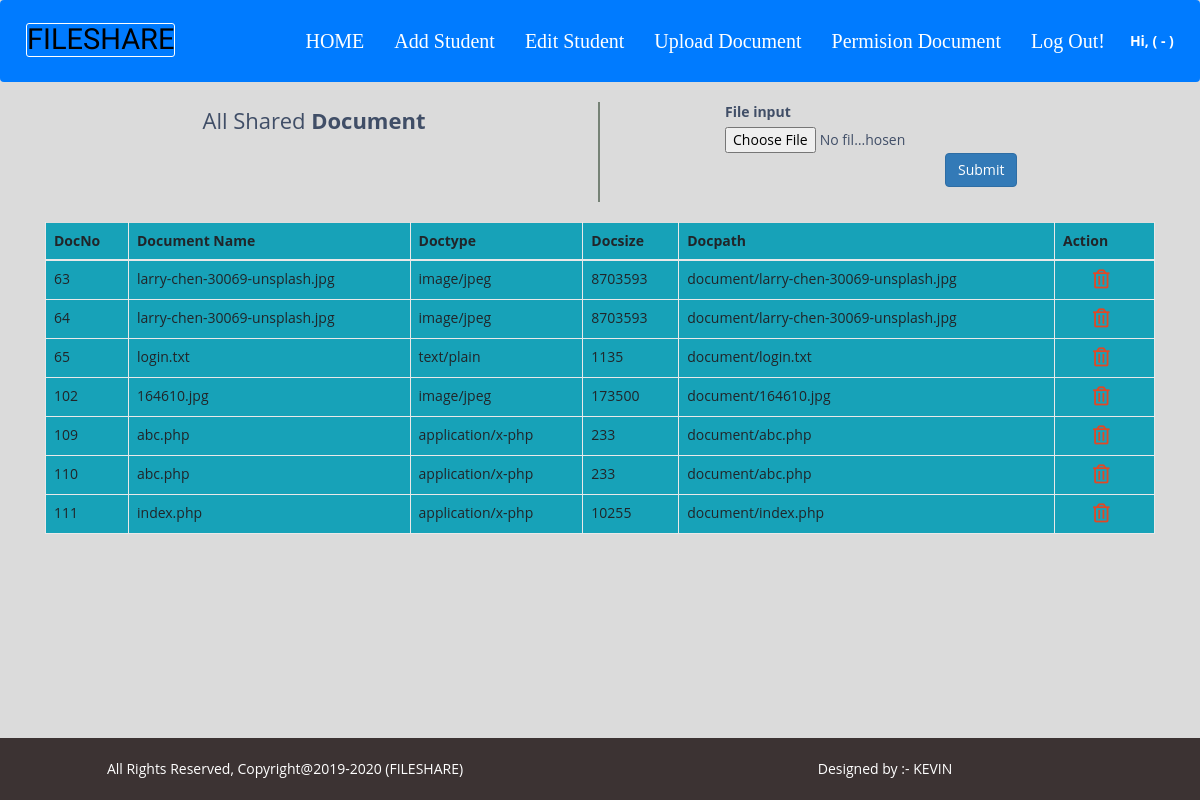
The app's page /User/Upload with its own data.
### tables this page shows
CREATE TABLE `document` (
  `ID` int(11) NOT NULL,
  `docname` varchar(50) NOT NULL,
  `docsize` int(100) NOT NULL,
  `doctype` varchar(50) NOT NULL,
  `docPath` varchar(100) NOT NULL,
  `UserID` int(100) NOT NULL,
  `name` varchar(100) NOT NULL,
  `course` varchar(100) NOT NULL,
  `Usertype` varchar(100) NOT NULL,
  `uploadDate` varchar(100) NOT NULL
);

### application/controllers/User.php (called while the page is built, shortened)
<?php
class User extends CI_controller{
public function __construct(){
		$this->load->library('session');
		$this->load->helper('url');
	}
public function Upload(){
	$listArray['user'] = $this->User_model->selectAll('document');
	$this->load->view('new/header');
	$this->load->view('new/upload',$listArray);
 	$this->load->view('new/footer');
}
}
?>

### index.php (called while the page is built, shortened)
<?php
require_once BASEPATH.'core/CodeIgniter.php';

### application/models/User_model.php (called while the page is built, shortened)
<?php
class User_model extends CI_model{
        public function selectAll($tableName){
        		return $users = $this->db->get("$tableName")->result_array();
         	}
        }
?>

### application/views/new/upload.php (the view, shortened to what this page needs)
<div class="container">
  <div class="">
    <div class="table-title">
      <div class="row">
        <div class="col-sm-6" style="border-right: 2px solid #768276; text-align: center;"><h2>All Shared <b>Document</b></h2></div>
        <form action="<?php echo base_url().'User/file'?>" method="POST" enctype = "multipart/form-data" >
        <div class="form-group col-sm-6" style="margin-left: 110px; " >
      <label for="exampleInputFile">File input</label>
      <input type="file" class="form-control-file" name="files" id="exampleInputFile" aria-describedby="fileHelp">
  <button type="submit" class="btn btn-primary " name="file" style="margin-top:0px; margin-left: 220px">Submit</button></form>
    </div>
      </div>
    </div>
    <table class="table table-bordered bg-info" style="margin-bottom: 63px; ">
      <thead>
        <tr>
          <th>DocNo</th>
          <th>Document Name</th>
          <th>Doctype</th>
          <th>Docsize</th>
          <th>Docpath</th>
          <th>Action</th>
        </tr>
      </thead>
      <tbody>
    <?php if (! empty($user)) { foreach ($user as $value) {?>
        <tr>
          <td><?php echo $value['ID'];?></td>
                    <td><?php echo $value['docname'];?></td>
                    <td><?php echo $value['doctype'];?></td>
                    <td><?php echo $value['docsize'];?></td>
                    <td><?php echo $value['docPath'];?></td>
          <td>  <a href="<?php base_url();?>deletedoc/<?php echo $value['ID'];?>" class="delete" title="Delete" data-toggle="tooltip" style="margin-left: 30px"><i class="far fa-trash-alt"></i></a>
          </td>
        </tr>
        <?php
        }}
        else {
          echo "no data";
         } ?>
      </tbody>
    </table>
  </div>
</body>
</html>

### application/views/new/header.php (shortened to what this page needs)
<!DOCTYPE html>
<html>
  <head>
    <link rel='stylesheet' href='https://use.fontawesome.com/releases/v5.7.0/css/all.css'>
    <link rel="stylesheet" href="<?php echo base_url();?>assets/css/bootstrap.css">
    <link rel="stylesheet" href="<?php echo base_url();?>assets/css/bootstrap.min.css">
    <link rel="stylesheet" href="<?php echo base_url();?>assets/style.css">
  </head>
  <body>
      <nav class="navbar navbar-expand-sm bg-primary navbar-dark " >
        <a class="navbar-brand" href="#" style="margin-bottom: 16px;"><h3 style="">FILESHARE</h3></a>
        <ul class="navbar-nav" >
          <li class="nav-item" style="margin-left: 100px">
            <a class="nav-link" href="<?php echo base_url();?>User/index">HOME</a>
          </li>
          <li class="nav-item" style="">
            <a class="nav-link" href="<?php echo base_url();?>User/addStudent">Add Student</a>
          </li>
          <li class="nav-item">
            <a class="nav-link" href="<?php echo base_url();?>User/editStudent">Edit Student</a>
          </li>
          <li class="nav-item">
            <a class="nav-link" href="<?php echo base_url();?>User/Upload">Upload Document</a>
          </li>
          <li class="nav-item">
            <a class="nav-link" href="<?php echo base_url();?>User/Permision">Permision Document</a>
          </li>
          <li class="nav-item">
            <a class="nav-link" href="<?php echo base_url();?>Login/userLogout">Log Out!</a>
          </li>
          <li class="nav-item mt-4  ">
            <b style="margin-top: 200px; color: white ;line-height: 2.9;"><?php echo 'Hi, ' . $this->session->userdata('name');?> (<?php echo $this->session->userdata('type');?> - <?php echo $this->session->userdata('course_type');?>)</b>
                      </li>
        </ul>
      </nav>

### application/views/new/footer.php (shortened to what this page needs)
<div class="footer" >
  <div class="row footer">
  	<div class="col-md-6 m-auto">All Rights Reserved, Copyright@2019-2020 (FILESHARE)</div>
  	<div class="col-md-6 m-auto"> Designed by :- KEVIN</div>
  </div>
</div>
<link rel="stylesheet" type="text/css" href="https://cdnjs.cloudflare.com/ajax/libs/toastr.js/latest/css/toastr.min.css">

### assets/style.css (style rules this page uses)
body { margin:0; padding: 0; background-color: #dbdbdb; }
.navbar-brand h3 { color: grey; margin-top: 0px; font-family: Monospace; }
.navbar-nav li { margin:10px; }
.footer { position: fixed; left: 0; bottom: 0; width: 100%; height: 62px; background-color: #3c3333; color: white; text-align: center; }
body { color: #404E67; background: #F5F7FA; font-family: 'Open Sans', sans-serif; }
.table-title { padding-bottom: 10px; margin: 0 0 10px; }
.table-title h2 { margin: 6px 0 0; font-size: 22px; }
table.table { table-layout: relative; }
table.table tr th, table.table tr td { border-color: #e9e9e9; }
table.table th:last-child { width: 100px; }
table.table td a { cursor: pointer; display: inline-block; margin: 0 5px; min-width: 24px; }
table.table td a.delete { color: #E34724; }
table.table td i { font-size: 19px; }
.navbar-dark .navbar-nav .nav-link { color: white; font-family: 'EB Garamond', serif; font-size: 20px; }
.navbar-brand h3 { font-family: 'Saira Stencil One', cursive; color: black; font-size: 29px; border: 1px solid white; border-radius: 3px; }

### application/views/new/header.php (style rules this page uses)
body { background-color: #dbdbdb; }

### records on screen
document: ID "63", docname "larry-chen-30069-unsplash.jpg", doctype "image/jpeg", docsize "8703593", docPath "document/larry-chen-30069-unsplash.jpg"
document: ID "64", docname "larry-chen-30069-unsplash.jpg", doctype "image/jpeg", docsize "8703593", docPath "document/larry-chen-30069-unsplash.jpg"
document: ID "65", docname "login.txt", doctype "text/plain", docsize "1135", docPath "document/login.txt"
document: ID "102", docname "164610.jpg", doctype "image/jpeg", docsize "173500", docPath "document/164610.jpg"
document: ID "109", docname "abc.php", doctype "application/x-php", docsize "233", docPath "document/abc.php"
document: ID "110", docname "abc.php", doctype "application/x-php", docsize "233", docPath "document/abc.php"
document: ID "111", docname "index.php", doctype "application/x-php", docsize "10255", docPath "document/index.php"
